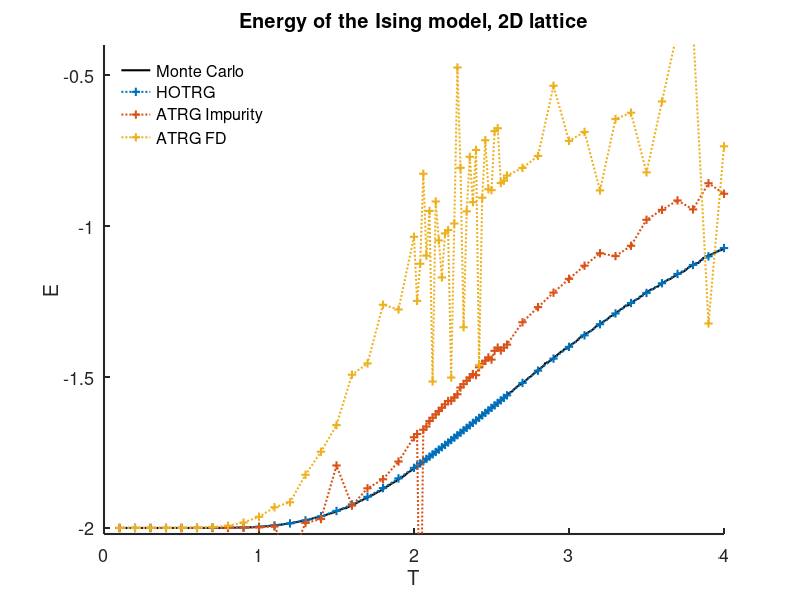
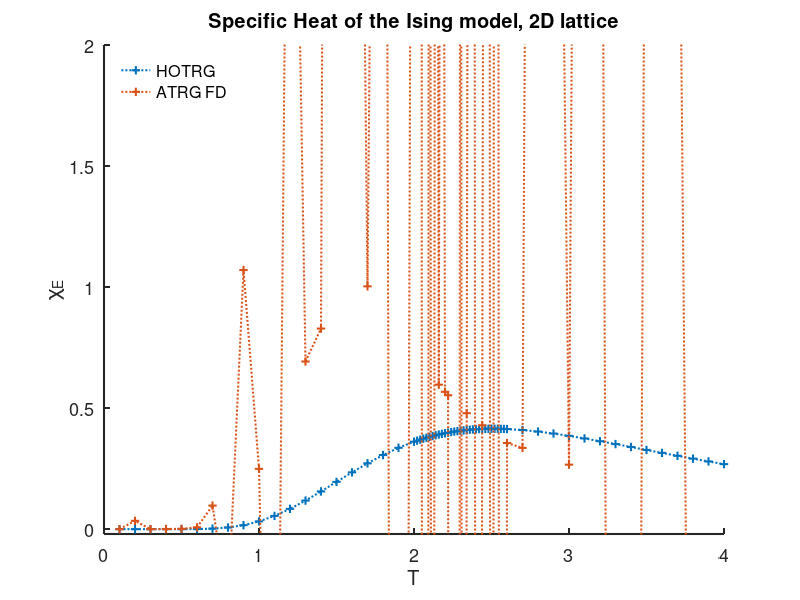

The MATLAB script that drew these images, in order:
%%
clear all;
clc;

inputMC = dlmread('Sweep_n2_t2_d1_b0.100000_J1.000000_B0.000000.dat', ' ', 0, 0);
inputHOTRG = dlmread('HOTRG_Ising_sweep_L2.dat', '\t', 0, 0);
inputATRG = dlmread('Ising_sweep.dat', ' ', 0, 0);

fig = figure;
hold on;
plot(inputMC(:, 1), inputMC(:, 2), '-k', "linewidth", 1.5);
plot(inputHOTRG(:, 1), inputHOTRG(:, 2), ':+', "linewidth", 1.5);
plot(inputATRG(:, 1), inputATRG(:, 2), ':+', "linewidth", 1.5);
plot(inputATRG(:, 1), inputATRG(:, 3), ':+', "linewidth", 1.5);
grid off;
hold off;
set(gca, "linewidth", 1.5, "fontsize", 13)
%axis tight;
axis([0 4 -2.02 -0.4]);
legend('Monte Carlo',
       'HOTRG', 
       'ATRG Impurity',
       'ATRG FD',
       'location', 'northwest');
legend boxoff;
title('Energy of the Ising model, 2D lattice');
xlabel('T');
ylabel('E');

print(fig, 'energy.pdf', '-dpdf', '-landscape', '-bestfit');


fig = figure;
hold on;
plot(inputHOTRG(:, 1), inputHOTRG(:, 3), ':+', "linewidth", 1.5);
plot(inputATRG(:, 1), inputATRG(:, 4), ':+', "linewidth", 1.5);
grid off;
hold off;
set(gca, "linewidth", 1.5, "fontsize", 13)
%axis tight;
axis([0 4 -0.02 2]);
legend('HOTRG', 
       'ATRG FD',
       'location', 'northwest');
legend boxoff;
title('Specific Heat of the Ising model, 2D lattice');
xlabel('T');
ylabel('\chi_E');

print(fig, 'specific_heat.pdf', '-dpdf', '-landscape', '-bestfit');